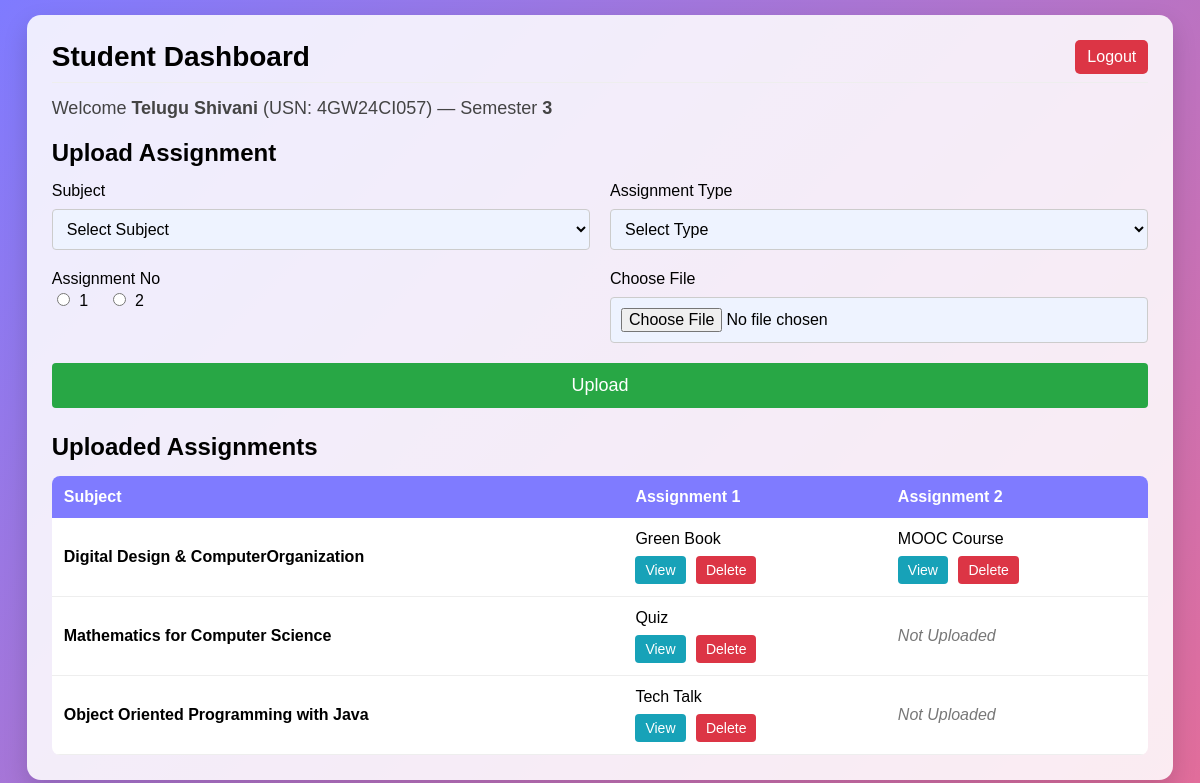
Page /student_dashboard.php (signed in) on the committed database.
### tables this page shows
CREATE TABLE IF NOT EXISTS `student` (
  `id` int NOT NULL AUTO_INCREMENT,
  `usn` varchar(10) NOT NULL,
  `password` varchar(500) NOT NULL,
  `name` varchar(500) NOT NULL,
  `email` varchar(1000) NOT NULL,
  `dept` varchar(5) NOT NULL,
  `mobile` bigint NOT NULL,
  `sem` int NOT NULL,
  `batch` int NOT NULL,
  `dob` date DEFAULT NULL,
  `active` int NOT NULL DEFAULT '1',
  PRIMARY KEY (`id`)
);

CREATE TABLE IF NOT EXISTS `assignments` (
  `id` int NOT NULL AUTO_INCREMENT,
  `usn` varchar(25) NOT NULL,
  `student_id` int NOT NULL,
  `subject` varchar(255) NOT NULL,
  `assignment_type` varchar(100) NOT NULL,
  `assignment_no` int NOT NULL,
  `file_path` varchar(500) NOT NULL,
  `semester` int NOT NULL,
  `uploaded_at` timestamp NULL DEFAULT CURRENT_TIMESTAMP,
  PRIMARY KEY (`id`)
);

### student_dashboard.php (the view, shortened to what this page needs)
<?php
include("db.php");
$usn = $_SESSION['username'];
$name_query = $conn->query("SELECT name, sem FROM student WHERE usn='$usn'");
$student_data = $name_query->fetch_assoc();
$student_name = $student_data['name'] ?? $usn;
$student_sem_display = $student_data['sem'] ?? 0;
$sem_number = $student_sem_display;
$assignments = [];
$q = $conn->prepare("SELECT id, subject, assignment_type, assignment_no, file_path FROM assignments WHERE usn=? AND semester=? ORDER BY subject, assignment_no");
$q->bind_param("si", $usn, $sem_number);
$q->execute();
$r = $q->get_result();
while ($row = $r->fetch_assoc()) {
    $sub = $row['subject'];
    if (!isset($assignments[$sub])) $assignments[$sub] = [1=>['assignment_type'=>'Not Uploaded','id'=>null,'file_path'=>null], 2=>['assignment_type'=>'Not Uploaded','id'=>null,'file_path'=>null]];
    $anum = intval($row['assignment_no']);
    if ($anum==1 || $anum==2) $assignments[$sub][$anum] = ['id'=>$row['id'],'assignment_type'=>$row['assignment_type'],'file_path'=>$row['file_path']];
}
?>
<!DOCTYPE html>
<html>
<head>
</head>
<body>
<div class="container">
    <div class="header">
        <h1>Student Dashboard</h1>
        <a href="logout.php" class="logout">Logout</a>
    </div>
    <p class="welcome">
        Welcome <strong><?= $student_name ?></strong> (USN: <?= $usn ?>) — Semester <strong><?= $student_sem_display ?></strong>
    </p>
    <h2>Upload Assignment</h2>
    <form method="POST" enctype="multipart/form-data">
        <div class="upload-grid">
            <div>
                <label>Subject</label>
                <select name="subject" required>
                    <option value="">Select Subject</option>
                </select>
            </div>
            <div>
                <label>Assignment Type</label>
                <select name="assignment_type" required>
                    <option value="">Select Type</option>
                </select>
            </div>
            <div>
                <label>Assignment No</label><br>
                <input type="radio" name="assignment_no" value="1" id="a1" required> <label for="a1">1</label>
                <input type="radio" name="assignment_no" value="2" id="a2" required> <label for="a2">2</label>
            </div>
            <div>
                <label>Choose File</label>
                <input type="file" name="assignment_file" required>
            </div>
        </div>
        <button type="submit" name="save" class="btn-save">Upload</button>
    </form>
    <h2 style="margin-top:25px;">Uploaded Assignments</h2>
    <table>
        <tr><th>Subject</th><th>Assignment 1</th><th>Assignment 2</th></tr>
        <?php if(empty($assignments)): ?>
            <tr><td colspan="3" style="text-align:center;color:#777;font-style:italic;">No assignments uploaded for Semester <?= $student_sem_display ?>.</td></tr>
        <?php else: foreach($assignments as $sub=>$data): ?>
            <tr>
                <td><strong><?= $sub ?></strong></td>
                <td>
                    <?php if($data[1]['id']!==null): ?>
                        <?= htmlspecialchars($data[1]['assignment_type']) ?><br>
                        <a class="btn-view" href="<?= htmlspecialchars($data[1]['file_path']) ?>" target="_blank">View</a>
                        <a class="btn-delete" href="?delete=<?= $data[1]['id'] ?>" onclick="return confirm('Delete Assignment 1 for <?= htmlspecialchars($sub) ?>?')">Delete</a>
                    <?php else: ?>
                        <em style="color:#777;">Not Uploaded</em>
                    <?php endif; ?>
                </td>
                <td>
                    <?php if($data[2]['id']!==null): ?>
                        <?= htmlspecialchars($data[2]['assignment_type']) ?><br>
                        <a class="btn-view" href="<?= htmlspecialchars($data[2]['file_path']) ?>" target="_blank">View</a>
                        <a class="btn-delete" href="?delete=<?= $data[2]['id'] ?>" onclick="return confirm('Delete Assignment 2 for <?= htmlspecialchars($sub) ?>?')">Delete</a>
                    <?php else: ?>
                        <em style="color:#777;">Not Uploaded</em>
                    <?php endif; ?>
                </td>
            </tr>
        <?php endforeach; endif; ?>
    </table>
</div>
</body>
</html>

### student_dashboard.php (style rules this page uses)
body { margin:0;font-family:Arial;background:linear-gradient(135deg,#7F7BFF,#E26D9A);padding:15px;font-size:16px; }
.container { width:98%;margin:auto;background:#ffffffdd;padding:25px;border-radius:14px;box-shadow:0 10px 25px rgba(0,0,0,0.15);box-sizing:border-box; }
.header { display:flex;justify-content:space-between;align-items:center;margin-bottom:10px;padding-bottom:8px;border-bottom:1px solid #eee; }
.header h1 { margin:0;font-size:28px; }
.welcome { margin:15px 0 18px;color:#444;font-size:18px; }
h2 { margin:20px 0 10px;font-size:24px; }
.logout { padding:8px 12px;background:#dc3545;color:#fff !important;text-decoration:none;border-radius:5px;font-size:1em;transition:background 0.3s; }
select,input[type=file],.upload-grid input[type=radio] { width:100%;padding:10px;background:#eef3ff;border:1px solid #ccc;border-radius:4px;margin-top:5px;font-size:16px;box-sizing:border-box; }
label { font-size:16px;margin-bottom:4px;display:block; }
.upload-grid input[type=radio] { width:auto;display:inline-block;margin-top:0;margin-right:5px;font-size:16px; }
.upload-grid label[for^="a"] { width:auto;display:inline-block;margin-right:15px;font-size:16px; }
.upload-grid { display:grid;grid-template-columns:1fr 1fr;gap:20px;margin-top:15px; }
.btn-save { background:#28a745;color:white;padding:12px;border-radius:4px;border:none;width:100%;font-size:18px;margin-top:20px;cursor:pointer; }
table { margin-top:15px;width:100%;background:white;border-collapse:collapse;border-radius:8px;overflow:hidden; }
th { padding:12px;background:#7F7BFF;color:white;text-align:left;font-size:16px; }
td { padding:12px;border-bottom:1px solid #eee;font-size:16px; }
td a { margin-top:8px;margin-bottom:0; }
.btn-view,.btn-delete { padding:6px 10px;border-radius:4px;color:white;text-decoration:none;font-size:14px;display:inline-block;margin-right:6px; }
.btn-view { background:#17a2b8; }
.btn-delete { background:#dc3545; }

### rows in the picture
student: name "Telugu Shivani", sem "3"
assignments: assignment_type "Green Book"
assignments: assignment_type "MOOC Course"
assignments: sub "Mathematics for Computer Science", assignment_type "Quiz", shows "Not Uploaded"
assignments: subject "Object Oriented Programming with Java", assignment_type "Tech Talk", shows "Not Uploaded"

### other values in the picture
$usn "4GW24CI057"
$sub "Digital Design & ComputerOrganization"
